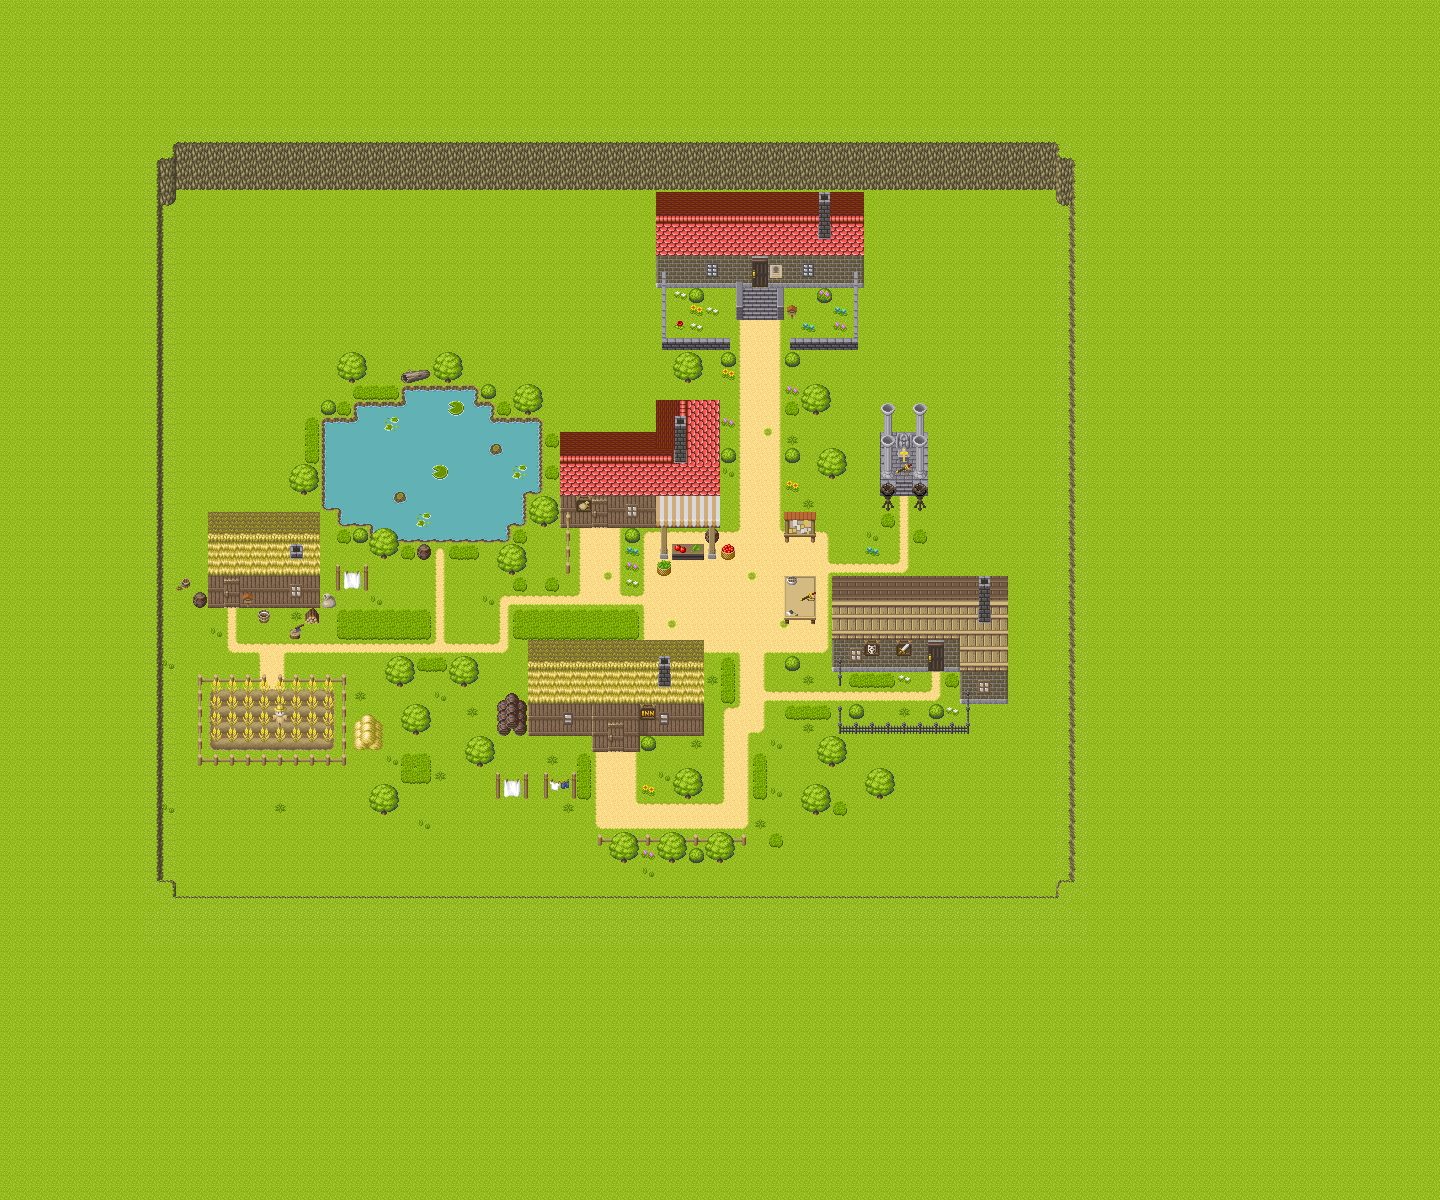

Below is a game level as drawn by its tile map, then a one-line description and the .tmx that defines it (tile-layer data replaced by summaries):
An orthogonal 90x75 tile map with 16x16 px tiles, 6 tile layers (floor, Col, Water 2, Water 1, ...), 8 tilesets.

<map version="1.8" tiledversion="1.8.1" orientation="orthogonal" renderorder="right-down" width="90" height="75" tilewidth="16" tileheight="16" infinite="0" nextlayerid="10" nextobjectid="3">
 <tileset firstgid="1" source="Tilesets/Dirt.tsx" />
 <tileset firstgid="49" source="Base.tsx" />
 <tileset firstgid="2041" source="Grass.tsx" />
 <tileset firstgid="2089" source="Path.tsx" />
 <tileset firstgid="2137" source="Cave Wall.tsx" />
 <tileset firstgid="2185" source="WaterClear.tsx" />
 <tileset firstgid="2281" source="WaterfallClear.tsx" />
 <tileset firstgid="2473" source="TallGrass.tsx" />
 <layer id="2" name="floor" width="90" height="75">
  <data>[6750 cells, 6750 non-empty, 55 distinct tile ids]</data>
 </layer>
 <layer id="1" name="Col" width="90" height="75">
  <data>[6750 cells, 798 non-empty, 114 distinct tile ids]</data>
 </layer>
 <layer id="7" name="Water 2" width="90" height="75">
  <data>[6750 cells, 118 non-empty, 13 distinct tile ids]</data>
 </layer>
 <layer id="8" name="Water 1" width="90" height="75">
  <data>[6750 cells, 118 non-empty, 13 distinct tile ids]</data>
 </layer>
 <layer id="4" name="back" width="90" height="75">
  <data>[6750 cells, 211 non-empty, 69 distinct tile ids]</data>
 </layer>
 <layer id="6" name="for" width="90" height="75">
  <data>[6750 cells, 239 non-empty, 33 distinct tile ids]</data>
 </layer>
</map>
